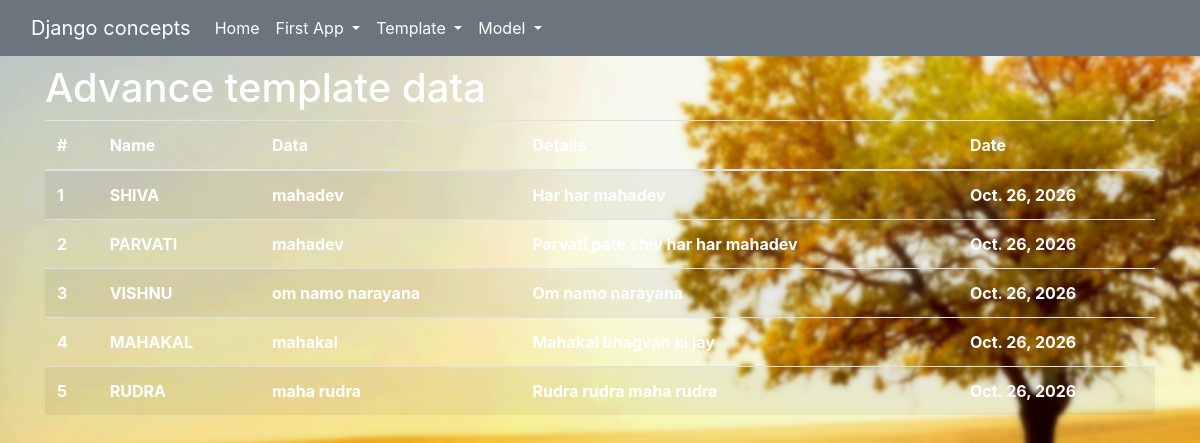
The page /advtemplateapp/showtemplate on the database its author committed.
### app_006_advance_template/models.py (models this page shows)
class userInfo(models.Model):
    name = models.CharField(max_length=100)
    data = models.CharField(max_length=200)
    details = models.TextField()
    date = models.DateField(default=datetime.datetime.now())

### app_006_advance_template/views.py (the view)
# urls.py: path('showtemplate', show_template, name="showtemplate"),
def show_template(request):
    data = userInfo.objects.all()
    return render(request, 'app_006_advance_template/adv_temp.html', {'data': data})

### templates/app_006_advance_template/adv_temp.html (shortened to what this page needs)
<!DOCTYPE html>
{% extends "base.html" %}
{%load static%}
        {% block body%}
            <div style="top:10px;">
                <h1 style="color:white;">Advance template data</h1>
                {%if data%}
                    <table class="table table-striped" style="color:white;">
                        <thead>
                            <tr>
                                <th scope="col">#</th>
                                <th scope="col">Name</th>
                                <th scope="col">Data</th>
                                <th scope="col">Details</th>
                                <th scope="col">Date</th>
                            </tr>
                        </thead>
                        <tbody>
                            {% for value in data %}
                            <tr>
                                <th scope="row">{{forloop.counter}}</th>
                                <th scope="row">{{value.name | upper}}</th>
                                <th scope="row">{{value.data}}</th>
                                <th scope="row">{{value.details | capfirst}}</th>
                                <th scope="row">{{value.date}}</th>
                            </tr>
                            {% endfor %}
                        </tbody>
                    </table>
                {%else%}
                <p>data is not available
                {%endif%}
            </div>
        {% endblock body%}

### static/css/base.css (style rules this page uses)
html, body { margin: 0; padding: 0; width: 100%; min-height: 100%; }
body { background-image: url(../images/ak2.jpg); background-size:cover; background-position: center; background-attachment: fixed; color: rgba(var(--bs-dark-rgb),var(--bs-text-opacity))!important }

### rows shown on the page
userInfo: name "SHIVA", data "mahadev", details "Har har mahadev", date "Oct. 26, 2026"
userInfo: name "PARVATI", data "mahadev", details "Parvati pate shiv har har mahadev", date "Oct. 26, 2026"
userInfo: name "VISHNU", data "om namo narayana", details "Om namo narayana", date "Oct. 26, 2026"
userInfo: name "MAHAKAL", data "mahakal", details "Mahakal bhagvan ki jay", date "Oct. 26, 2026"
userInfo: name "RUDRA", data "maha rudra", details "Rudra rudra maha rudra", date "Oct. 26, 2026"
